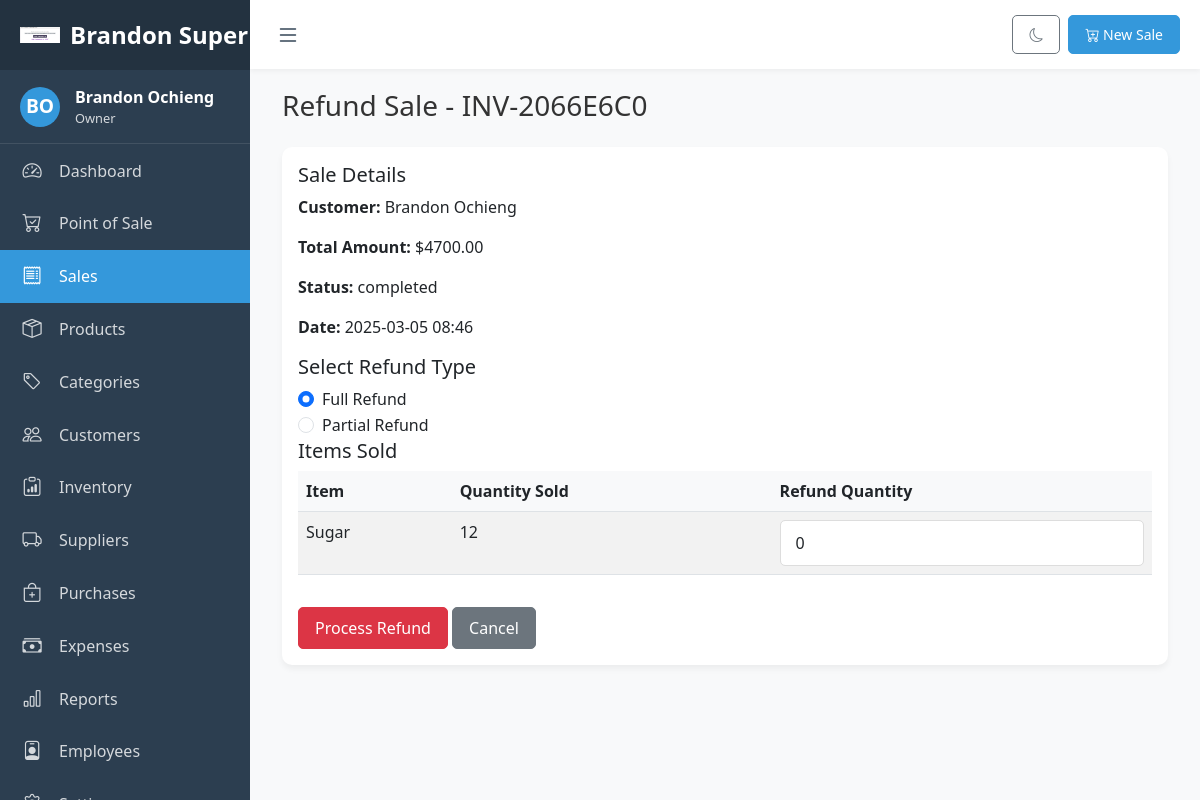
Screenshot of /pos/sales/4/refund/ (signed in) with the database file from the repository.
### pos_app/models.py (models this page shows, shortened)
class Business(models.Model):
    BUSINESS_TYPE_CHOICES = [
        ('Type1', 'Type 1'),
        ('Type2', 'Type 2'),
    ]
    CURRENCY_SYMBOL_CHOICES = [
        ('$', '$ - US Dollar'),
        ('€', '€ - Euro'),
        ('£', '£ - British Pound'),
        ('¥', '¥ - Japanese Yen'),
        ('₹', '₹ - Indian Rupee'),
        ('₩', '₩ - South Korean Won'),
        ('KSh', 'KSh - Kenyan Shilling'),  # Added Kenyan Shilling
    ]
    name = models.CharField(max_length=255)
    business_type = models.CharField(max_length=50, choices=BUSINESS_TYPE_CHOICES, default='Type1')
    address = models.TextField(blank=True, null=True)
    phone = models.CharField(max_length=20, blank=True, null=True)
    email = models.EmailField(blank=True, null=True)
    website = models.URLField(blank=True, null=True)
    logo = models.ImageField(upload_to='business_logos/', blank=True, null=True)
    tax_rate = models.DecimalField(max_digits=5, decimal_places=2, default=0.00)
    currency_symbol = models.CharField(max_length=5, choices=CURRENCY_SYMBOL_CHOICES, default='$')
    owner = models.ForeignKey(User, on_delete=models.CASCADE, related_name='owned_businesses')
    created_at = models.DateTimeField(auto_now_add=True)
    updated_at = models.DateTimeField(auto_now=True)

class Sale(models.Model):
    PAYMENT_CHOICES = [
        ('cash', 'Cash'),
        ('card', 'Credit/Debit Card'),
        ('bank_transfer', 'Bank Transfer'),
        ('mobile_payment', 'Mobile Payment'),
        ('loyalty_points', 'Loyalty Points'),
        ('mixed', 'Mixed Payment'),
    ]
    STATUS_CHOICES = [
        ('completed', 'Completed'),
        ('refunded', 'Refunded'),
        ('partially_refunded', 'Partially Refunded'),
        ('cancelled', 'Cancelled'),
    ]
    invoice_number = models.CharField(max_length=50, unique=True, editable=False)
    business = models.ForeignKey(Business, on_delete=models.CASCADE, related_name='sales')
    customer = models.ForeignKey(Customer, on_delete=models.SET_NULL, null=True, blank=True, related_name='sales')
    employee = models.ForeignKey(Employee, on_delete=models.SET_NULL, null=True, related_name='sales')
    subtotal = models.DecimalField(max_digits=10, decimal_places=2, default=0)
    tax_amount = models.DecimalField(max_digits=10, decimal_places=2, default=0)
    discount_amount = models.DecimalField(max_digits=10, decimal_places=2, default=0)
    total_amount = models.DecimalField(max_digits=10, decimal_places=2, default=0)
    payment_method = models.CharField(max_length=20, choices=PAYMENT_CHOICES, default='cash')
    payment_reference = models.CharField(max_length=100, blank=True, null=True)  # For card/transfer references
    status = models.CharField(max_length=20, choices=STATUS_CHOICES, default='completed')
    notes = models.TextField(blank=True, null=True)
    loyalty_points_earned = models.DecimalField(max_digits=10, decimal_places=2, default=0)
    loyalty_points_used = models.DecimalField(max_digits=10, decimal_places=2, default=0)
    created_at = models.DateTimeField(default=timezone.now)
    updated_at = models.DateTimeField(auto_now=True)

class Customer(models.Model):
    first_name = models.CharField(max_length=100)
    last_name = models.CharField(max_length=100)
    email = models.EmailField(blank=True, null=True)
    phone = models.CharField(max_length=20, blank=True, null=True)
    address = models.TextField(blank=True, null=True)
    loyalty_points = models.DecimalField(max_digits=10, decimal_places=2, default=0)
    business = models.ForeignKey(Business, on_delete=models.CASCADE, related_name='customers')
    created_at = models.DateTimeField(auto_now_add=True)
    updated_at = models.DateTimeField(auto_now=True)
    @property
    def full_name(self):
        return f"{self.first_name} {self.last_name}"

class SaleItem(models.Model):
    sale = models.ForeignKey(Sale, on_delete=models.CASCADE, related_name='items')
    product = models.ForeignKey(Product, on_delete=models.CASCADE, related_name='sale_items')
    quantity = models.PositiveIntegerField(default=1)
    unit_price = models.DecimalField(max_digits=10, decimal_places=2)
    subtotal = models.DecimalField(max_digits=10, decimal_places=2)

class Product(models.Model):
    UNIT_CHOICES = [
        ('pcs', 'Pieces'),
        ('kg', 'Kilograms'),
        ('ltr', 'Liters'),
        ('box', 'Boxes'),
    ]
    name = models.CharField(max_length=255)
    description = models.TextField(blank=True, null=True)
    sku = models.CharField(max_length=50, blank=True, null=True)
    barcode = models.CharField(max_length=50, blank=True, null=True)
    category = models.ForeignKey(Category, on_delete=models.SET_NULL, null=True, blank=True, related_name='products')
    purchase_price = models.DecimalField(max_digits=10, decimal_places=2, validators=[MinValueValidator(0)])
    selling_price = models.DecimalField(max_digits=10, decimal_places=2, validators=[MinValueValidator(0)])
    stock_quantity = models.PositiveIntegerField(default=0)
    unit = models.CharField(max_length=10, choices=UNIT_CHOICES, default='pcs')  # New unit field
    image = models.ImageField(upload_to='product_images/', blank=True, null=True)
    is_active = models.BooleanField(default=True)
    business = models.ForeignKey(Business, on_delete=models.CASCADE, related_name='products')
    created_at = models.DateTimeField(auto_now_add=True)
    updated_at = models.DateTimeField(auto_now=True)

### pos_app/views.py (the view, shortened to what this page needs)
# urls.py: path('sales/<int:pk>/refund/', views.sale_refund, name='sale_refund'),
@login_required
def sale_refund(request, pk):
    business = get_business_for_user(request.user)
    if not business:
        return redirect('pos:business_setup')
    role = get_user_role(request.user, business)
    if role not in ['owner', 'admin', 'manager']:
        messages.error(request, 'You do not have permission to refund sales')
        return redirect('pos:sales_list')
    sale = get_object_or_404(Sale, pk=pk, business=business)
    items = sale.items.all()
    context = {
        'business': business,
        'role': role,
        'sale': sale,
        'items': items,
    }
    return render(request, 'pos_app/sale_refund.html', context)

### pos_app/templates/pos_app/sale_refund.html (shortened to what this page needs)
{% extends 'pos_app/base.html' %}
{% block content %}
<div class="container-fluid">
    <h1 class="h3 mb-4 text-gray-800">Refund Sale - {{ sale.invoice_number }}</h1>
    <div class="card">
        <div class="card-body">
            <h5>Sale Details</h5>
            <p><strong>Customer:</strong> {{ sale.customer.full_name }}</p>
            <p><strong>Total Amount:</strong> ${{ sale.total_amount|floatformat:2 }}</p>
            <p><strong>Status:</strong> {{ sale.status }}</p>
            <p><strong>Date:</strong> {{ sale.created_at|date:"Y-m-d H:i" }}</p>
            <form method="post" class="mt-3">
                <h5>Select Refund Type</h5>
                <div class="form-group">
                    <div class="form-check">
                        <input class="form-check-input" type="radio" name="refund_type" id="fullRefund" value="full" checked>
                        <label class="form-check-label" for="fullRefund">Full Refund</label>
                    </div>
                    <div class="form-check">
                        <input class="form-check-input" type="radio" name="refund_type" id="partialRefund" value="partial">
                        <label class="form-check-label" for="partialRefund">Partial Refund</label>
                    </div>
                </div>
                <h5>Items Sold</h5>
                <table class="table table-striped">
                    <thead>
                        <tr>
                            <th>Item</th>
                            <th>Quantity Sold</th>
                            <th>Refund Quantity</th>
                        </tr>
                    </thead>
                    <tbody>
                        {% for item in items %}
                            <tr>
                                <td>{{ item.product.name }}</td>
                                <td>{{ item.quantity }}</td>
                                <td>
                                    <input type="number" name="refund_qty_{{ item.id }}" min="0" max="{{ item.quantity }}" class="form-control" value="0" title="Refund Quantity" placeholder="Enter refund quantity">
                                </td>
                            </tr>
                        {% empty %}
                            <tr>
                                <td colspan="3" class="text-center">No items found for this sale.</td>
                            </tr>
                        {% endfor %}
                    </tbody>
                </table>
                <button type="submit" class="btn btn-danger mt-3">Process Refund</button>
                <a href="{% url 'pos:sale_detail' sale.id %}" class="btn btn-secondary mt-3">Cancel</a>
            </form>
        </div>
    </div>
</div>
{% endblock %}

### pos_app/templates/pos_app/base.html (shortened to what this page needs)
<!DOCTYPE html>
<html lang="en">
<head>
    {% load static %}
    <link href="https://cdn.jsdelivr.net/npm/bootstrap@5.3.0/dist/css/bootstrap.min.css" rel="stylesheet">
    <link rel="stylesheet" href="https://cdn.jsdelivr.net/npm/bootstrap-icons@1.10.5/font/bootstrap-icons.css">
    <link rel="stylesheet" href="https://cdn.jsdelivr.net/npm/select2@4.1.0-rc.0/dist/css/select2.min.css">
    <link rel="stylesheet" href="https://cdn.jsdelivr.net/npm/select2-bootstrap-5-theme@1.3.0/dist/select2-bootstrap-5-theme.min.css">
    <link rel="stylesheet" href="https://cdn.jsdelivr.net/npm/daterangepicker/daterangepicker.css">
    <link rel="stylesheet" href="https://cdn.jsdelivr.net/npm/sweetalert2@11.0.19/dist/sweetalert2.min.css">
    <link rel="stylesheet" href="{% static 'css/base.css' %}">
</head>
<body>
    {% if user.is_authenticated and business %}
    <div class="sidebar" id="sidebar">
        <div class="sidebar-header">
            {% if business.logo %}
            <img src="{{ business.logo.url }}" alt="{{ business.name }}" class="logo-icon">
            {% else %}
            <div class="logo-icon user-avatar">
                <i class="bi bi-shop"></i>
            </div>
            {% endif %}
            <div class="logo-text">{{ business.name }}</div>
        </div>
        <div class="user-info">
            <div class="user-avatar">
                {{ user.first_name|first|upper }}{{ user.last_name|first|upper }}
            </div>
            <div class="user-details">
                <div class="user-name">{{ user.get_full_name }}</div>
                <div class="user-role">{{ role|title }}</div>
            </div>
        </div>
        <ul class="nav flex-column">
            <li class="nav-item">
                <a href="{% url 'pos:dashboard' %}" class="nav-link {% if request.resolver_match.url_name == 'dashboard' %}active{% endif %}">
                    <i class="bi bi-speedometer2"></i>
                    <span>Dashboard</span>
                </a>
            </li>
            <li class="nav-item">
                <a href="{% url 'pos:pos' %}" class="nav-link {% if request.resolver_match.url_name == 'pos' %}active{% endif %}">
                    <i class="bi bi-cart-check"></i>
                    <span>Point of Sale</span>
                </a>
            </li>
            <li class="nav-item">
                <a href="{% url 'pos:sales_list' %}" class="nav-link {% if 'sale' in request.resolver_match.url_name %}active{% endif %}">
                    <i class="bi bi-receipt"></i>
                    <span>Sales</span>
                </a>
            </li>
            <li class="nav-item">
                <a href="{% url 'pos:product_list' %}" class="nav-link {% if 'product' in request.resolver_match.url_name %}active{% endif %}">
                    <i class="bi bi-box-seam"></i>
                    <span>Products</span>
                </a>
            </li>
            <li class="nav-item">
                <a href="{% url 'pos:category_list' %}" class="nav-link {% if 'category' in request.resolver_match.url_name %}active{% endif %}">
                    <i class="bi bi-tag"></i>
                    <span>Categories</span>
                </a>
            </li>
            <li class="nav-item">
                <a href="{% url 'pos:customer_list' %}" class="nav-link {% if 'customer' in request.resolver_match.url_name %}active{% endif %}">
                    <i class="bi bi-people"></i>
                    <span>Customers</span>
                </a>
            </li>
            {% if role in 'owner,admin,manager,inventory' %}
            <li class="nav-item">
                <a href="{% url 'pos:inventory_list' %}" class="nav-link {% if 'inventory' in request.resolver_match.url_name %}active{% endif %}">
                    <i class="bi bi-clipboard-data"></i>
                    <span>Inventory</span>
                </a>
            </li>
            <li class="nav-item">
                <a href="{% url 'pos:supplier_list' %}" class="nav-link {% if 'supplier' in request.resolver_match.url_name %}active{% endif %}">
                    <i class="bi bi-truck"></i>
                    <span>Suppliers</span>
                </a>
            </li>
            <li class="nav-item">
                <a href="{% url 'pos:purchase_list' %}" class="nav-link {% if 'purchase' in request.resolver_match.url_name %}active{% endif %}">
                    <i class="bi bi-bag-plus"></i>
                    <span>Purchases</span>
                </a>
            </li>
            {% endif %}
            {% if role in 'owner,admin,manager' %}
            <li class="nav-item">
                <a href="{% url 'pos:expense_list' %}" class="nav-link {% if 'expense' in request.resolver_match.url_name %}active{% endif %}">
                    <i class="bi bi-cash-stack"></i>
                    <span>Expenses</span>
                </a>
            </li>
            <li class="nav-item">
                <a href="{% url 'pos:reports' %}" class="nav-link {% if request.resolver_match.url_name == 'reports' %}active{% endif %}">
                    <i class="bi bi-bar-chart"></i>
                    <span>Reports</span>
                </a>
            </li>
            {% endif %}
            {% if role in 'owner,admin,manager' %}
            <li class="nav-item">
                <a href="{% url 'pos:employee_list' %}" class="nav-link {% if 'employee' in request.resolver_match.url_name %}active{% endif %}">
                    <i class="bi bi-person-badge"></i>
                    <span>Employees</span>
                </a>
            </li>
            {% endif %}
            {% if role in 'owner,admin' %}
            <li class="nav-item">
                <a href="{% url 'pos:settings' %}" class="nav-link {% if request.resolver_match.url_name == 'settings' %}active{% endif %}">
                    <i class="bi bi-gear"></i>
                    <span>Settings</span>
                </a>
            </li>
            {% endif %}
        </ul>
    </div>
    <div class="main-content" id="main-content">
        <div class="top-navbar">
            <button class="toggle-sidebar" id="toggle-sidebar" title="Toggle Sidebar">
                <i class="bi bi-list"></i>
            </button>
            <div class="navbar-actions">
                <button class="btn btn-sm btn-outline-secondary" id="toggle-dark-mode" title="Toggle Dark Mode">
                    <i class="bi bi-moon"></i>
                </button>
                {% if role in 'owner,admin,manager,cashier' %}
                <a href="{% url 'pos:pos' %}" class="btn btn-sm btn-primary ms-2">
                    <i class="bi bi-cart-plus"></i> New Sale
                </a>
                {% endif %}
            </div>
        </div>
        <div class="content-wrapper fade-in">
            {% block content %}{% endblock %}
        </div>
    </div>
    {% else %}
    <div class="auth-wrapper fade-in">
        {% block auth_content %}{% endblock %}
    </div>
    {% endif %}
</body>
</html>

### rows the page displays
Business: logo (picture), name "Brandon…"
Sale: invoice_number "INV-2066E6C0", customer.full_name "Brandon Ochieng", total_amount "4700.00", status "completed", created_at "2025-03-05 08:46"
SaleItem: product.name "Sugar", quantity "12"

### other values shown
{{ user.first_name|first|upper }} "B"
{{ user.last_name|first|upper }} "O"
{{ user.get_full_name }} "Brandon Ochieng"
{{ role|title }} "Owner"
